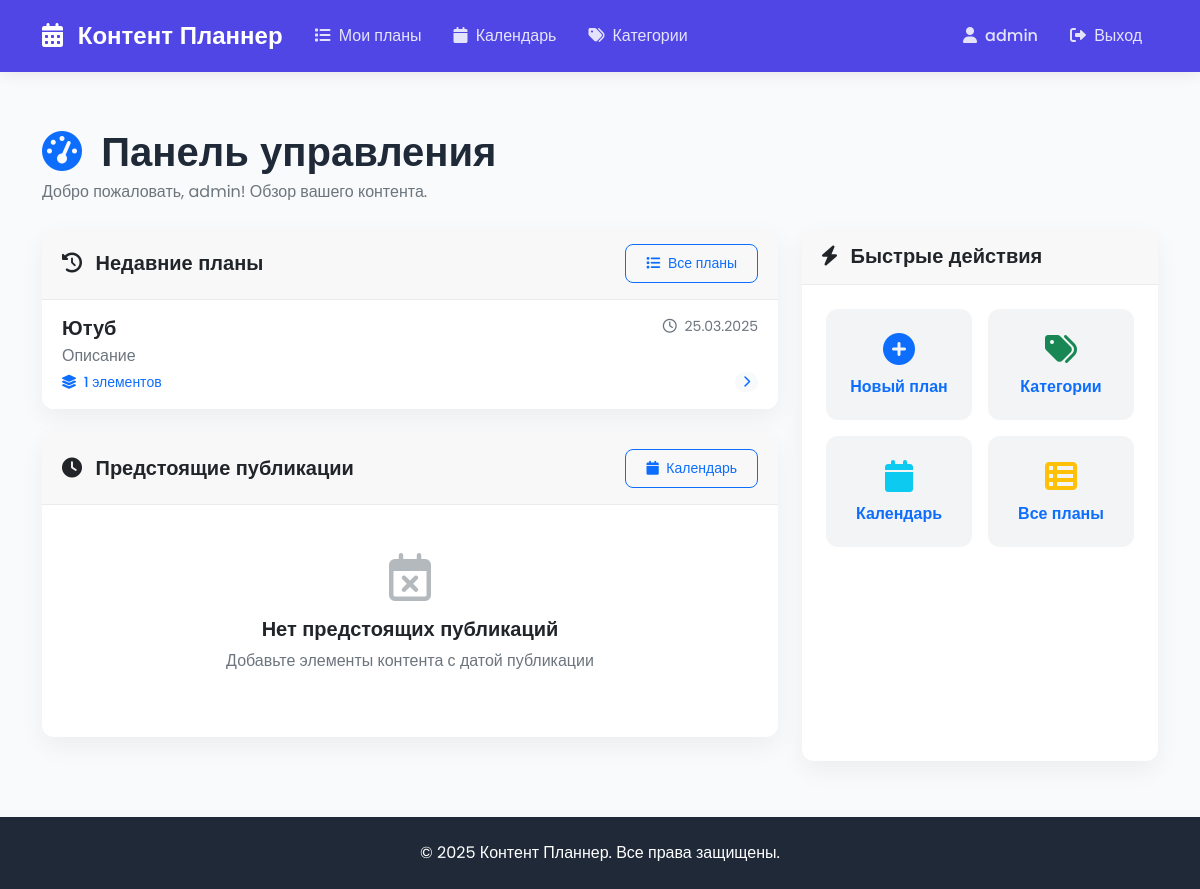
The app's page / (signed in) with its own data.
### planner/models.py (models this page shows, shortened)
class ContentPlan(models.Model):
    title = models.CharField(max_length=200)
    description = models.TextField(blank=True)
    created_at = models.DateTimeField(auto_now_add=True)
    updated_at = models.DateTimeField(auto_now=True)
    owner = models.ForeignKey(User, on_delete=models.CASCADE, related_name='content_plans')
    class Meta:
        verbose_name_plural = "Планы контента"

### planner/views.py (the view)
# urls.py: 2. Add a URL to urlpatterns:  path('', views.home, name='home')
def home(request):
    if request.user.is_authenticated:
        recent_plans = ContentPlan.objects.filter(owner=request.user).order_by('-updated_at')[:5]
        upcoming_items = ContentItem.objects.filter(
            content_plan__owner=request.user,
            scheduled_date__gte=timezone.now(),
            status='scheduled'
        ).order_by('scheduled_date')[:10]
        context = {
            'recent_plans': recent_plans,
            'upcoming_items': upcoming_items,
        }
        return render(request, 'planner/dashboard.html', context)
    return render(request, 'planner/home.html')

### planner/templates/planner/dashboard.html (shortened to what this page needs)
{% extends 'planner/base.html' %}
{% block content %}
<div class="py-4">
    <div class="row mb-4">
        <div class="col-lg-8">
            <div data-aos="fade">
                <h1 class="fw-bold mb-1">
                    <i class="fas fa-tachometer-alt me-2 text-primary"></i> Панель управления
                </h1>
                <p class="text-secondary mb-0">Добро пожаловать, {{ user.username }}! Обзор вашего контента.</p>
            </div>
        </div>
    </div>
    <div class="row">
        <div class="col-lg-8 mb-4">
            <div class="row">
                <div class="col-12 mb-4">
                    <div class="card content-card" data-aos="fade">
                        <div class="card-header">
                            <div class="d-flex justify-content-between align-items-center">
                                <h5 class="mb-0">
                                    <i class="fas fa-history me-2"></i> Недавние планы
                                </h5>
                                <a href="{% url 'content_plan_list' %}" class="btn btn-sm btn-outline-primary">
                                    <i class="fas fa-list me-1"></i> Все планы
                                </a>
                            </div>
                        </div>
                        <div class="card-body p-0">
                            {% if recent_plans %}
                            <div class="list-group">
                                {% for plan in recent_plans %}
                                    <a href="{% url 'content_plan_detail' pk=plan.pk %}" class="list-group-item list-group-item-action">
                                        <div class="d-flex w-100 justify-content-between">
                                            <h5 class="mb-1 fw-bold">{{ plan.title }}</h5>
                                            <small class="text-secondary">
                                                <i class="far fa-clock me-1"></i> {{ plan.updated_at|date:"d.m.Y" }}
                                            </small>
                                        </div>
                                        {% if plan.description %}
                                            <p class="mb-1 text-secondary text-truncate">{{ plan.description }}</p>
                                        {% endif %}
                                        <div class="d-flex justify-content-between align-items-center">
                                            <small class="text-primary fw-medium">
                                                <i class="fas fa-layer-group me-1"></i>
                                                {{ plan.content_items.count }} элементов
                                            </small>
                                            <span class="badge bg-light text-primary rounded-pill">
                                                <i class="fas fa-chevron-right"></i>
                                            </span>
                                        </div>
                                    </a>
                                {% endfor %}
                            </div>
                            {% endif %}
                        </div>
                    </div>
                </div>
                <div class="col-12">
                    <div class="card content-card" data-aos="fade">
                        <div class="card-header">
                            <div class="d-flex justify-content-between align-items-center">
                                <h5 class="mb-0">
                                    <i class="fas fa-clock me-2"></i> Предстоящие публикации
                                </h5>
                                <a href="{% url 'content_calendar' %}" class="btn btn-sm btn-outline-primary">
                                    <i class="fas fa-calendar me-1"></i> Календарь
                                </a>
                            </div>
                        </div>
                        <div class="card-body p-0">
                            {% if upcoming_items %}
                            <div class="list-group">
                                {% for item in upcoming_items %}
                                    <div class="list-group-item">
                                        <div class="d-flex justify-content-between align-items-center mb-2">
                                            <h6 class="mb-0 fw-semibold">{{ item.title }}</h6>
                                            <span class="badge {% if item.status == 'scheduled' %}bg-warning{% elif item.status == 'published' %}bg-success{% else %}bg-secondary{% endif %} status-badge">
                                                {{ item.get_status_display }}
                                            </span>
                                        </div>
                                        <small class="text-secondary d-block mb-2">
                                            <i class="far fa-clock me-1"></i> {{ item.scheduled_date|date:"d.m.Y H:i" }}
                                        </small>
                                        <div class="d-flex justify-content-between align-items-center">
                                            <small class="text-primary fw-medium">{{ item.content_plan.title }}</small>
                                            <a href="{% url 'content_item_edit' pk=item.pk %}" class="btn btn-sm btn-primary">
                                                <i class="fas fa-edit me-1"></i> Редактировать
                                            </a>
                                        </div>
                                    </div>
                                {% endfor %}
                            </div>
                            {% else %}
                            <div class="text-center py-5">
                                <i class="far fa-calendar-times fa-3x text-secondary mb-3 opacity-50"></i>
                                <h5 class="mb-2">Нет предстоящих публикаций</h5>
                                <p class="text-secondary mb-3">Добавьте элементы контента с датой публикации</p>
                            </div>
                            {% endif %}
                        </div>
                    </div>
                </div>
            </div>
        </div>
        <div class="col-lg-4">
            <div class="card content-card" data-aos="fade">
                <div class="card-header">
                    <h5 class="mb-0">
                        <i class="fas fa-bolt me-2"></i> Быстрые действия
                    </h5>
                </div>
                <div class="card-body">
                    <div class="row g-3">
                        <div class="col-md-6 col-6">
                            <a href="{% url 'content_plan_create' %}" class="text-decoration-none">
                                <div class="quick-action">
                                    <i class="fas fa-plus-circle text-primary"></i>
                                    <h6>Новый план</h6>
                                </div>
                            </a>
                        </div>
                        <div class="col-md-6 col-6">
                            <a href="{% url 'categories_list' %}" class="text-decoration-none">
                                <div class="quick-action">
                                    <i class="fas fa-tags text-success"></i>
                                    <h6>Категории</h6>
                                </div>
                            </a>
                        </div>
                        <div class="col-md-6 col-6">
                            <a href="{% url 'content_calendar' %}" class="text-decoration-none">
                                <div class="quick-action">
                                    <i class="fas fa-calendar text-info"></i>
                                    <h6>Календарь</h6>
                                </div>
                            </a>
                        </div>
                        <div class="col-md-6 col-6">
                            <a href="{% url 'content_plan_list' %}" class="text-decoration-none">
                                <div class="quick-action">
                                    <i class="fas fa-th-list text-warning"></i>
                                    <h6>Все планы</h6>
                                </div>
                            </a>
                        </div>
                    </div>
                </div>
            </div>
        </div>
    </div>
</div>
{% endblock %}

### planner/templates/planner/base.html (shortened to what this page needs)
<!DOCTYPE html>
{% load static %}
<html lang="ru">
<head>
    <link href="https://cdn.jsdelivr.net/npm/bootstrap@5.3.0/dist/css/bootstrap.min.css" rel="stylesheet">
    <link rel="stylesheet" href="https://cdnjs.cloudflare.com/ajax/libs/font-awesome/6.0.0/css/all.min.css">
    <link href="https://unpkg.com/aos@2.3.1/dist/aos.css" rel="stylesheet">
    <link rel="stylesheet" href="{% static 'css/style.css' %}">
</head>
<body>
    <nav class="navbar navbar-expand-lg navbar-dark bg-primary">
        <div class="container">
            <a class="navbar-brand" href="{% url 'home' %}">
                <i class="fas fa-calendar-alt me-2"></i> Контент Планнер
            </a>
            <div class="collapse navbar-collapse" id="navbarNav">
                <ul class="navbar-nav me-auto">
                    {% if user.is_authenticated %}
                    <li class="nav-item">
                        <a class="nav-link {% if request.resolver_match.url_name == 'content_plan_list' %}active{% endif %}" href="{% url 'content_plan_list' %}">
                            <i class="fas fa-list me-1"></i> Мои планы
                        </a>
                    </li>
                    <li class="nav-item">
                        <a class="nav-link {% if request.resolver_match.url_name == 'content_calendar' %}active{% endif %}" href="{% url 'content_calendar' %}">
                            <i class="fas fa-calendar me-1"></i> Календарь
                        </a>
                    </li>
                    <li class="nav-item">
                        <a class="nav-link {% if request.resolver_match.url_name == 'categories_list' %}active{% endif %}" href="{% url 'categories_list' %}">
                            <i class="fas fa-tags me-1"></i> Категории
                        </a>
                    </li>
                    {% endif %}
                </ul>
                <ul class="navbar-nav">
                    {% if user.is_authenticated %}
                    <li class="nav-item">
                        <a class="nav-link" href="{% url 'user_profile' %}">
                            <i class="fas fa-user me-1"></i> {{ user.username }}
                        </a>
                    </li>
                    <li class="nav-item">
                        <a class="nav-link" href="{% url 'logout' %}">
                            <i class="fas fa-sign-out-alt me-1"></i> Выход
                        </a>
                    </li>
                    {% else %}
                    <li class="nav-item">
                        <a class="nav-link" href="{% url 'login' %}">
                            <i class="fas fa-sign-in-alt me-1"></i> Вход
                        </a>
                    </li>
                    {% endif %}
                </ul>
            </div>
        </div>
    </nav>
    <div class="main-content">
        <div class="container">
            {% block content %}{% endblock %}
        </div>
    </div>
    <footer class="footer text-center">
        <div class="container">
            <p class="mb-0">&copy; {% now "Y" %} Контент Планнер. Все права защищены.</p>
        </div>
    </footer>
</body>
</html>

### static/css/style.css (style rules this page uses)
:root { --primary: #4F46E5; --primary-hover: #4338CA; --secondary: #6B7280; --success: #059669; --danger: #DC2626; --warning: #F59E0B; --info: #0891B2; --light: #F3F4F6; --dark: #1F2937; --background: #F9FAFB; --card-bg: #FFFFFF; --border-radius: 12px; --transition: all 0.3s ease; --box-shadow: 0 10px 25px rgba(0, 0, 0, 0.05); --box-shadow-hover: 0 15px 30px rgba(0, 0, 0, 0.1); }
body { min-height: 100vh; display: flex; flex-direction: column; background-color: var(--background); font-family: 'Poppins', sans-serif; color: var(--dark); }
h1, h2, h3, h4, h5, h6, .navbar-brand { font-family: 'Montserrat', sans-serif; font-weight: 600; }
.main-content { flex: 1; padding: 2rem 0; }
.navbar { box-shadow: 0 2px 15px rgba(0, 0, 0, 0.08); padding: 0.8rem 0; }
.navbar-brand { font-weight: 700; font-size: 1.5rem; color: white !important; transition: var(--transition); }
.nav-link { font-size: 1rem; font-weight: 500; margin: 0 0.2rem; padding: 0.5rem 0.8rem !important; border-radius: 6px; transition: var(--transition); }
.navbar-dark .navbar-nav .nav-link { color: rgba(255, 255, 255, 0.85); }
.content-card { box-shadow: var(--box-shadow); transition: var(--transition); border-radius: var(--border-radius); overflow: hidden; border: none; background-color: var(--card-bg); height: 100%; }
.card-header { padding: 1rem 1.25rem; font-weight: 600; border-bottom: 1px solid rgba(0, 0, 0, 0.05); }
.card-body { padding: 1.5rem; }
.btn { font-weight: 500; border-radius: 8px; padding: 0.5rem 1.25rem; transition: var(--transition); }
.bg-primary { background-color: var(--primary) !important; }
.footer { margin-top: auto; padding: 1.5rem 0; background-color: var(--dark); color: #fff; }
.list-group-item { border: none; border-bottom: 1px solid rgba(0, 0, 0, 0.05); padding: 1rem 1.25rem; }
.list-group-item:last-child { border-bottom: none; }
.quick-action { background-color: var(--light); padding: 1.5rem; border-radius: 12px; transition: var(--transition); text-align: center; height: 100%; }
.quick-action i { font-size: 2rem; margin-bottom: 0.75rem; transition: var(--transition); }
.quick-action h6 { font-weight: 600; margin-bottom: 0; }

### planner/templates/planner/base.html (style rules this page uses)
:root { --primary: #4F46E5; --primary-hover: #4338CA; --secondary: #6B7280; --success: #059669; --danger: #DC2626; --warning: #F59E0B; --info: #0891B2; --light: #F3F4F6; --dark: #1F2937; --background: #F9FAFB; --card-bg: #FFFFFF; --border-radius: 12px; --transition: all 0.3s ease; --box-shadow: 0 10px 25px rgba(0, 0, 0, 0.05); --box-shadow-hover: 0 15px 30px rgba(0, 0, 0, 0.1); }
body { min-height: 100vh; display: flex; flex-direction: column; background-color: var(--background); font-family: 'Poppins', sans-serif; color: var(--dark); }
.navbar { box-shadow: 0 2px 15px rgba(0, 0, 0, 0.08); padding: 0.8rem 0; }
.navbar-brand { font-weight: 700; font-size: 1.5rem; color: white !important; }
.bg-primary { background-color: var(--primary) !important; }
.content-card { box-shadow: var(--box-shadow); border-radius: var(--border-radius); border: none; background-color: var(--card-bg); }
.quick-action { background-color: var(--light); padding: 1.5rem; border-radius: 12px; transition: var(--transition); text-align: center; height: 100%; }
.main-content { flex: 1; padding: 2rem 0; }
.footer { margin-top: auto; padding: 1.5rem 0; background-color: var(--dark); color: #fff; }

### records on screen
ContentPlan: title "Ютуб", updated_at "25.03.2025", description "Описание", content_items.count "1"

### other values on screen
{{ user.username }} "admin"
